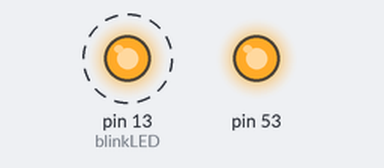
Bench run of a sketch on a simulated Arduino Mega 2560, built with avr-gcc and run on an emulated ATmega2560. Shown: output pins drawn as LEDs (lit = HIGH). Dashed ring = blinking.

Above: at 0.2 s.
Timing chart, 0 to 3.0 s (numbered marks = the images above):
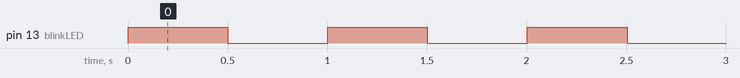

The sketch:

CANADA-0.1-CAN-Loop.ino
```cpp
#include <SPI.h>
#include <mcp2515.h>

int blinkLED = 13;

struct can_frame canMsg1;
struct can_frame canMsg2;
MCP2515 mcp2515(9);


void setup() {
  canMsg1.can_id  = 0x060;
  canMsg1.can_dlc = 8;
  canMsg1.data[0] = 0x01;
  canMsg1.data[1] = 0x02;
  canMsg1.data[2] = 0x03;
  canMsg1.data[3] = 0x04;
  canMsg1.data[4] = 0x05;
  canMsg1.data[5] = 0x06;
  canMsg1.data[6] = 0x07;
  canMsg1.data[7] = 0x08;

  canMsg2.can_id  = 0x065;
  canMsg2.can_dlc = 8;
  canMsg2.data[0] = 0x08;
  canMsg2.data[1] = 0x07;
  canMsg2.data[2] = 0x06;
  canMsg2.data[3] = 0x05;
  canMsg2.data[4] = 0x04;
  canMsg2.data[5] = 0x03;
  canMsg2.data[6] = 0x02;
  canMsg2.data[7] = 0x01;

  Serial1.begin(115200);
  SPI.begin();

  mcp2515.reset();
  mcp2515.setBitrate(CAN_500KBPS, MCP_16MHZ);
  mcp2515.setNormalMode();

  pinMode(blinkLED, OUTPUT);
  Serial1.println("Hello from CANADA1 [Made in California]");
}

void loop() {

  digitalWrite(blinkLED, HIGH);
  Serial1.println("Sending message 1");
  mcp2515.sendMessage(&canMsg1);

  delay(500);

  digitalWrite(blinkLED, LOW);
  Serial1.println("Sending message 2");
  mcp2515.sendMessage(&canMsg2);

  delay(500);

}
```

Measured:
- by itself, pin 13 (blinkLED): alternates HIGH for 0.50 s and LOW for 0.50 s
